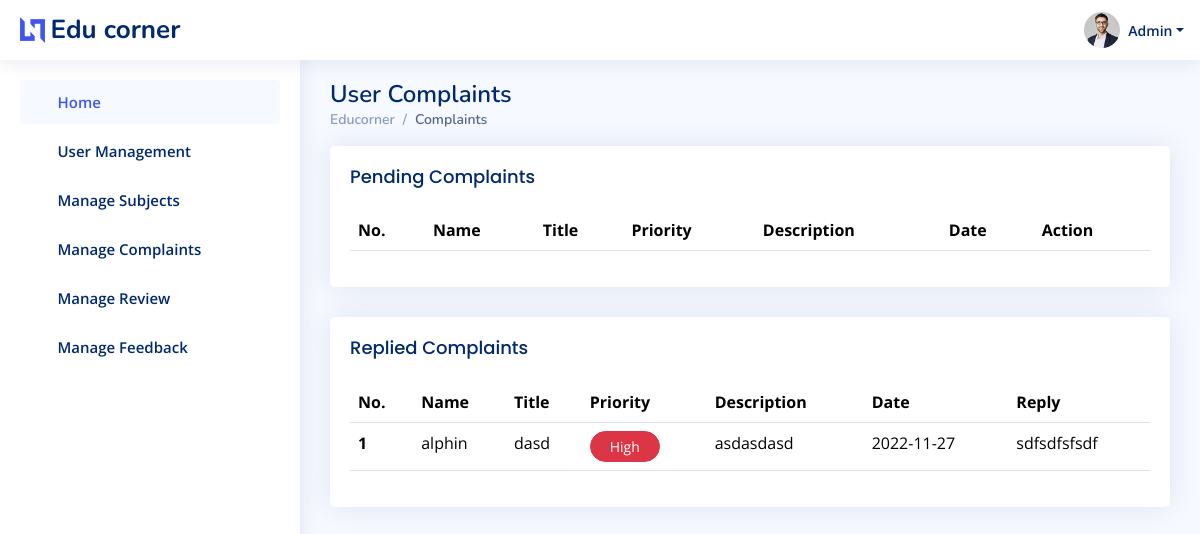
/Admin/complaints.php, run on the app's committed database.
### tables this page shows
CREATE TABLE `educorner_complaint` (
  `com_id` int(11) NOT NULL,
  `email` varchar(30) NOT NULL,
  `title` varchar(50) NOT NULL,
  `complaint` varchar(100) NOT NULL,
  `priority` char(10) NOT NULL,
  `date` date NOT NULL,
  `status` int(11) NOT NULL DEFAULT 0,
  `reply` varchar(200) DEFAULT NULL
);

CREATE TABLE `educorner_registration` (
  `fName` varchar(50) NOT NULL,
  `lName` varchar(50) NOT NULL,
  `house_name` varchar(200) NOT NULL,
  `dob` date DEFAULT NULL,
  `phone_number` varchar(10) DEFAULT NULL,
  `email` varchar(30) NOT NULL,
  `state` varchar(30) NOT NULL,
  `district` varchar(30) NOT NULL,
  `city` varchar(20) NOT NULL,
  `pic` varchar(100) NOT NULL DEFAULT 'profilepic/profile.jpg',
  `gender` varchar(10) NOT NULL
);

### Admin/complaints.php (the view, shortened to what this page needs)
<?php
require('header.php');
$sql1="select * from educorner_complaint c,educorner_registration r where c.email=r.email and c.status=1";
$a1=mysqli_query($conn,$sql1);
?>
<main id="main" class="main">
  <div class="pagetitle">
    <h1>User Complaints</h1>
    <nav>
      <ol class="breadcrumb">
        <li class="breadcrumb-item"><a href="index.php">Educorner </a></li>
        <li class="breadcrumb-item active">Complaints</li>
      </ol>
    </nav>
  </div>
  <section class="section">
    <div class="row">
      <div class="col-lg-12">
        <div class="card">
          <div class="card-body">
            <h5 class="card-title">Pending Complaints</h5>
            <table class="table datatable">
                <thead>
                  <tr>
                    <th scope="col">No.</th>
                    <th scope="col">Name</th>
                    <th scope="col">Title</th>
                    <th scope="col">Priority</th>
                    <th scope="col">Description</th>
                    <th scope="col">Date</th>
                    <th scope="col">Action</th>
                  </tr>
                </thead>
              </table>
        </div>
      </div>
    </div>
  </div>
</section>
              <section class="section">
    <div class="row">
      <div class="col-lg-12">
        <div class="card">
          <div class="card-body">
            <h5 class="card-title">Replied Complaints</h5>
            <table class="table datatable">
                <thead>
                  <tr>
                    <th scope="col">No.</th>
                    <th scope="col">Name</th>
                    <th scope="col">Title</th>
                    <th scope="col">Priority</th>
                    <th scope="col">Description</th>
                    <th scope="col">Date</th>
                    <th scope="col">Reply</th>
                  </tr>
                </thead>
                <tbody>
                  <?php
                  $n=1;
                while($row1=mysqli_fetch_assoc($a1))
                {
                  ?>
                   <tr>
                    <th scope="row"><?php echo $n++;?></th>
                    <td><?php echo $row1['fName'];?></td>
                    <td><?php echo $row1['title'];?></td>
                    <td><?php
                    if($row1['priority']=='High') echo "<a class='btn btn-sm rounded-pill btn-danger'>&nbsp;&nbsp;&nbsp;High&nbsp;&nbsp;&nbsp;</a>";
                    else if($row1['priority']=='Medium') echo "<a class='btn btn-sm rounded-pill btn btn-warning'>Medium</a>";
                    else if($row1['priority']=='Low') echo "<a class='btn btn-sm rounded-pill btn-success'>&nbsp;&nbsp;&nbsp;&nbsp;Low&nbsp;&nbsp;&nbsp;</a>";?>
                  </td>
                    <td><?php echo $row1['complaint'];?></td>
                    <td><?php echo $row1['date'];?></td>
                    <td><?php echo $row1['reply'];?></td>
                  </tr>
                  <?php
                }
                ?>
                </tbody>
              </table>
        </div>
      </div>
    </div>
  </div>
</section>
</main>
<?php
require('footer.php');
?>

### Admin/assets/css/style.css (style rules this page uses)
:root { scroll-behavior: smooth; }
body { font-family: "Open Sans", sans-serif; background: #f6f9ff; color: #444444; }
a { color: #4154f1; text-decoration: none; }
h1, h2, h3, h4, h5, h6 { font-family: "Nunito", sans-serif; }
#main { margin-top: 60px; padding: 20px 30px; transition: all 0.3s; }
.pagetitle { margin-bottom: 10px; }
.pagetitle h1 { font-size: 24px; margin-bottom: 0; font-weight: 600; color: #012970; }
.card { margin-bottom: 30px; border: none; border-radius: 5px; box-shadow: 0px 0 30px rgba(1, 41, 112, 0.1); }
.card-title { padding: 20px 0 15px 0; font-size: 18px; font-weight: 500; color: #012970; font-family: "Poppins", sans-serif; }
.card-body { padding: 0 20px 20px 20px; }
.breadcrumb { font-size: 14px; font-family: "Nunito", sans-serif; color: #899bbd; font-weight: 600; }
.breadcrumb a { color: #899bbd; transition: 0.3s; }
.breadcrumb .breadcrumb-item::before { color: #899bbd; }
.breadcrumb .active { color: #51678f; font-weight: 600; }
@media (min-width: 1200px) { #main, #footer { margin-left: 300px; } }

### data on the page
educorner_complaint: educorner_registration.fName "alphin", title "dasd", priority "High", complaint "asdasdasd", date "2022-11-27", reply "sdfsdfsfsdf"
